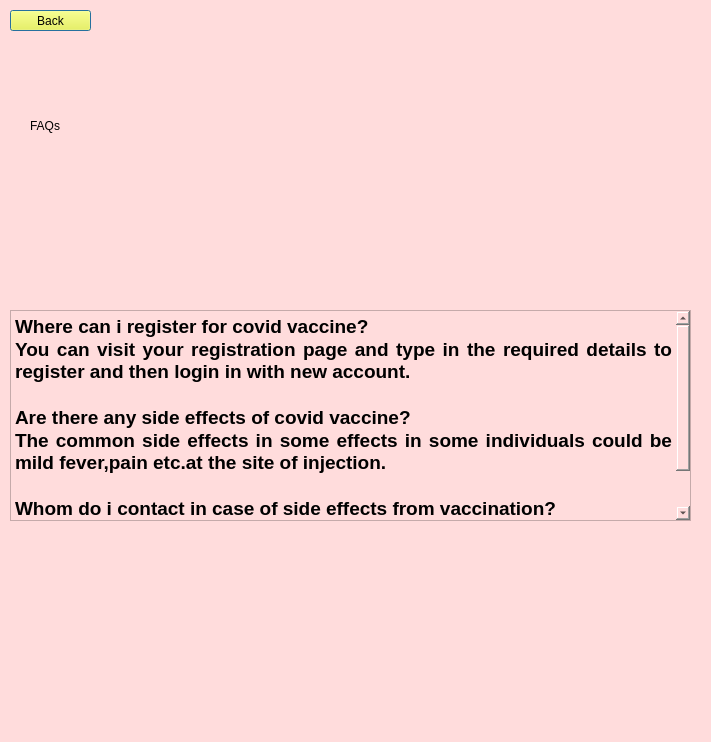
<?xml version="1.0" encoding="UTF-8"?>
<ui version="4.0">
 <class>Dialog</class>
 <widget class="QDialog" name="Dialog">
  <property name="geometry">
   <rect>
    <x>0</x>
    <y>0</y>
    <width>711</width>
    <height>742</height>
   </rect>
  </property>
  <property name="maximumSize">
   <size>
    <width>800</width>
    <height>800</height>
   </size>
  </property>
  <property name="windowTitle">
   <string>Dialog</string>
  </property>
  <property name="styleSheet">
   <string notr="true">background-color: rgb(255, 220, 220);</string>
  </property>
  <widget class="QPushButton" name="back">
   <property name="geometry">
    <rect>
     <x>10</x>
     <y>10</y>
     <width>81</width>
     <height>21</height>
    </rect>
   </property>
   <property name="styleSheet">
    <string notr="true">background-color: rgb(255, 255, 43);</string>
   </property>
   <property name="text">
    <string>Back</string>
   </property>
  </widget>
  <widget class="QLabel" name="label">
   <property name="geometry">
    <rect>
     <x>0</x>
     <y>-10</y>
     <width>5</width>
     <height>13</height>
    </rect>
   </property>
   <property name="styleSheet">
    <string notr="true">background-color: rgb(255, 220, 220);</string>
   </property>
   <property name="text">
    <string/>
   </property>
   <property name="pixmap">
    <pixmap>:/newPrefix/ab443dd4372445c4989b9d2429c9c22c.png</pixmap>
   </property>
   <property name="scaledContents">
    <bool>true</bool>
   </property>
  </widget>
  <widget class="QTextBrowser" name="textBrowser">
   <property name="geometry">
    <rect>
     <x>10</x>
     <y>310</y>
     <width>681</width>
     <height>211</height>
    </rect>
   </property>
   <property name="autoFillBackground">
    <bool>false</bool>
   </property>
   <property name="styleSheet">
    <string notr="true">QWidget#getvacc{}background-color: rgb(201, 194, 255);</string>
   </property>
   <property name="html">
    <string>&lt;!DOCTYPE HTML PUBLIC &quot;-//W3C//DTD HTML 4.0//EN&quot; &quot;http://www.w3.org/TR/REC-html40/strict.dtd&quot;&gt;
&lt;html&gt;&lt;head&gt;&lt;meta name=&quot;qrichtext&quot; content=&quot;1&quot; /&gt;&lt;style type=&quot;text/css&quot;&gt;
p, li { white-space: pre-wrap; }
&lt;/style&gt;&lt;/head&gt;&lt;body style=&quot; font-family:'MS Shell Dlg 2'; font-size:7.8pt; font-weight:400; font-style:normal;&quot;&gt;
&lt;p align=&quot;justify&quot; style=&quot; margin-top:0px; margin-bottom:0px; margin-left:0px; margin-right:0px; -qt-block-indent:0; text-indent:0px;&quot;&gt;&lt;span style=&quot; font-size:14pt; font-weight:600;&quot;&gt;Where can i register for covid vaccine?&lt;/span&gt;&lt;/p&gt;
&lt;p align=&quot;justify&quot; style=&quot; margin-top:0px; margin-bottom:0px; margin-left:0px; margin-right:0px; -qt-block-indent:0; text-indent:0px;&quot;&gt;&lt;span style=&quot; font-size:14pt; font-weight:600;&quot;&gt;You can visit your registration page and type in the required details to register and then login in with new account.&lt;/span&gt;&lt;/p&gt;
&lt;p align=&quot;justify&quot; style=&quot;-qt-paragraph-type:empty; margin-top:0px; margin-bottom:0px; margin-left:0px; margin-right:0px; -qt-block-indent:0; text-indent:0px; font-size:14pt; font-weight:600;&quot;&gt;&lt;br /&gt;&lt;/p&gt;
&lt;p align=&quot;justify&quot; style=&quot; margin-top:0px; margin-bottom:0px; margin-left:0px; margin-right:0px; -qt-block-indent:0; text-indent:0px;&quot;&gt;&lt;span style=&quot; font-size:14pt; font-weight:600;&quot;&gt;Are there any side effects of covid vaccine?&lt;/span&gt;&lt;/p&gt;
&lt;p align=&quot;justify&quot; style=&quot; margin-top:0px; margin-bottom:0px; margin-left:0px; margin-right:0px; -qt-block-indent:0; text-indent:0px;&quot;&gt;&lt;span style=&quot; font-size:14pt; font-weight:600;&quot;&gt;The common side effects in some effects in some individuals could be mild fever,pain etc.at the site of injection.&lt;/span&gt;&lt;/p&gt;
&lt;p align=&quot;justify&quot; style=&quot;-qt-paragraph-type:empty; margin-top:0px; margin-bottom:0px; margin-left:0px; margin-right:0px; -qt-block-indent:0; text-indent:0px; font-size:14pt; font-weight:600;&quot;&gt;&lt;br /&gt;&lt;/p&gt;
&lt;p align=&quot;justify&quot; style=&quot; margin-top:0px; margin-bottom:0px; margin-left:0px; margin-right:0px; -qt-block-indent:0; text-indent:0px;&quot;&gt;&lt;span style=&quot; font-size:14pt; font-weight:600;&quot;&gt;Whom do i contact in case of side effects from vaccination?&lt;/span&gt;&lt;/p&gt;
&lt;p align=&quot;justify&quot; style=&quot; margin-top:0px; margin-bottom:0px; margin-left:0px; margin-right:0px; -qt-block-indent:0; text-indent:0px;&quot;&gt;&lt;span style=&quot; font-size:14pt; font-weight:600;&quot;&gt;Helpline Number:+91-11-23978046\nHelpline Email ID : ncov2019@gov.in\n\n&lt;/span&gt;&lt;/p&gt;&lt;/body&gt;&lt;/html&gt;</string>
   </property>
  </widget>
  <widget class="QLabel" name="label_2">
   <property name="geometry">
    <rect>
     <x>30</x>
     <y>70</y>
     <width>211</width>
     <height>111</height>
    </rect>
   </property>
   <property name="styleSheet">
    <string notr="true">font: 75 50pt &quot;MS Shell Dlg 2&quot;;</string>
   </property>
   <property name="text">
    <string>FAQs</string>
   </property>
  </widget>
  <widget class="QLabel" name="label_3">
   <property name="geometry">
    <rect>
     <x>250</x>
     <y>70</y>
     <width>121</width>
     <height>111</height>
    </rect>
   </property>
   <property name="styleSheet">
    <string notr="true">background-image: url(:/newPrefix/download.png);</string>
   </property>
   <property name="text">
    <string/>
   </property>
   <property name="pixmap">
    <pixmap resource="../../Desktop/qrc/faqs.qrc">:/newPrefix/Downloads/download (2).jpg</pixmap>
   </property>
   <property name="scaledContents">
    <bool>true</bool>
   </property>
  </widget>
  <zorder>label</zorder>
  <zorder>back</zorder>
  <zorder>textBrowser</zorder>
  <zorder>label_2</zorder>
  <zorder>label_3</zorder>
 </widget>
 <resources>
  <include location="../../Desktop/qrc/faqs.qrc"/>
 </resources>
 <connections/>
</ui>
